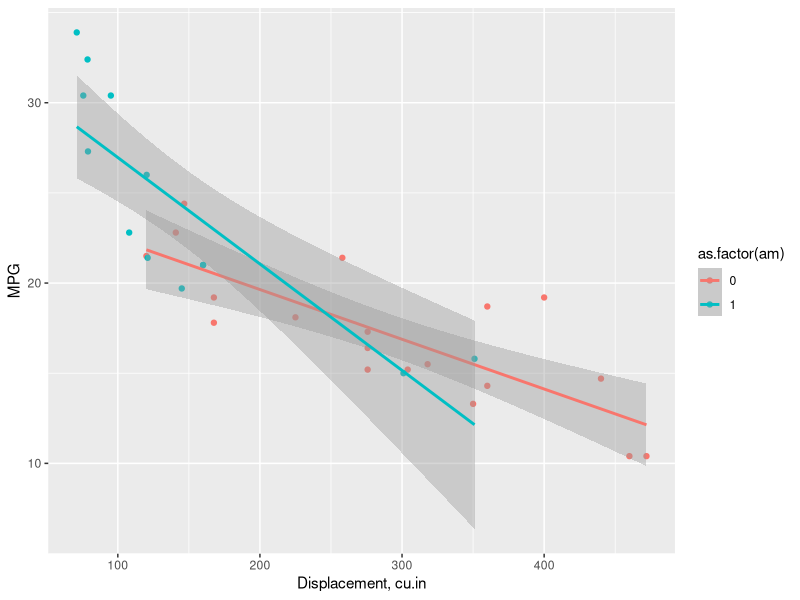
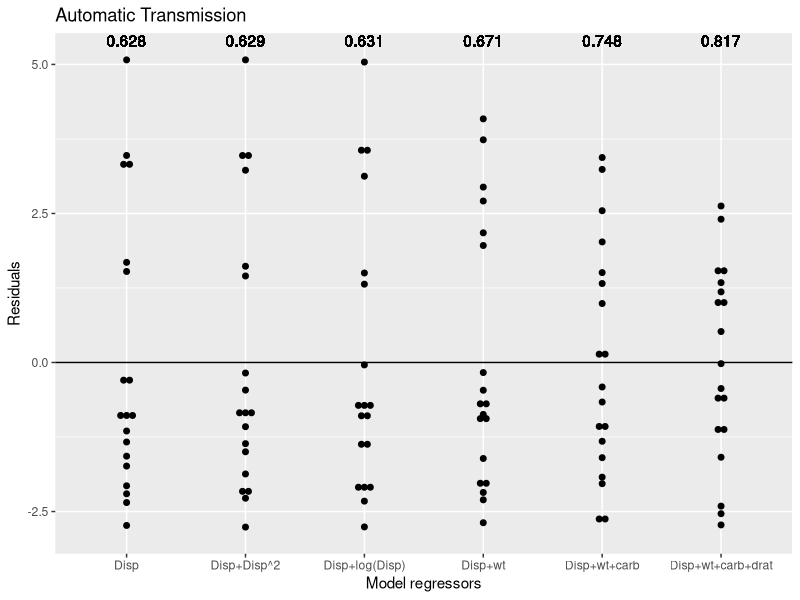
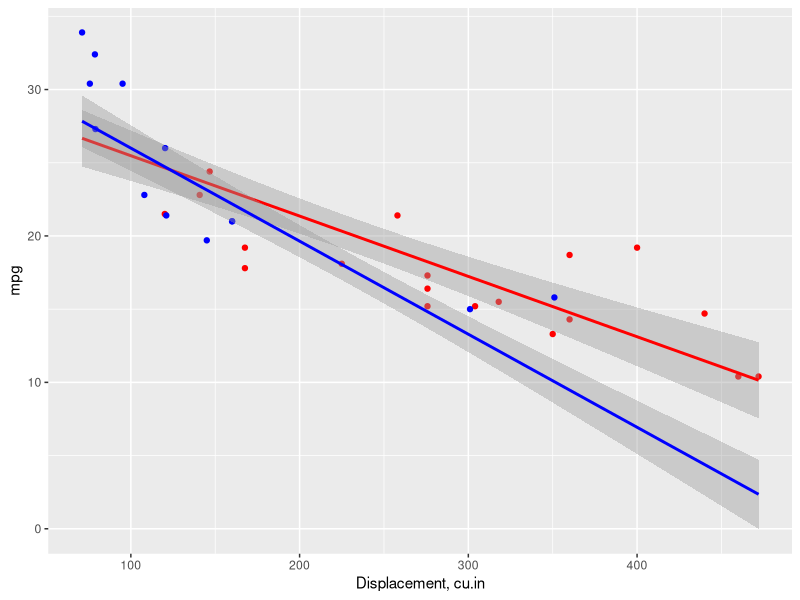

The R source for these figures, in order:
## ---- chunk 1
knitr::opts_chunk$set(echo = TRUE)
## ---- chunk 2
auto<-mtcars[mtcars$am==0,]
manu<-mtcars[mtcars$am==1,]
tran<-data.frame(c("average", "standard deviation", "length"),
                 c( mean(auto$mpg), sd(auto$mpg),  length(auto)),
                 c( mean(manu$mpg), sd(manu$mpg),  length(manu)))
names(tran)<-c("", "auto", "manu")
tran
sx<-tran$auto[2]; sy<-tran$manu[2]; mx<-tran$auto[1]; my<-tran$manu[1] 
nx<-tran$auto[3]; ny<-tran$manu[3]
## ---- chunk 3
df<-(sx^2/nx+sy^2/ny)^2/((sx^2/nx)^2/(nx-1)+(sy^2/ny)^2/(ny-1))
interval<-mx-my+c(-1,1)*qt(0.975, df)*sqrt(sx^2/nx+sy^2/ny)
interval
## ---- chunk 4
library(ggplot2)
qplot(disp, mpg, data=mtcars, color=as.factor(am), xlab="Displacement, cu.in", ylab="MPG")+ geom_smooth(method = "lm", formula=y~x)

## ---- chunk 5
library(car)
ll<-lm(mpg~., data = mtcars)
vif(ll)

## ---- chunk 6
eauto<-c(resid(lm(mpg~disp, data=auto)), resid(lm(mpg~disp+I(disp^2), data=auto)), 
         resid(lm(mpg~disp+I(log(disp)), data=auto)),resid(lm(mpg~disp+wt, data=auto)),
         resid(lm(mpg~disp+wt+carb, data=auto)),resid(lm(mpg~disp+wt+carb+drat, data=auto)))
fauto<-factor(c(rep("Disp", nrow(auto)), rep("Disp+Disp^2", nrow(auto)),
                rep("Disp+log(Disp)", nrow(auto)), rep("Disp+wt", nrow(auto)), 
                rep("Disp+wt+carb", nrow(auto)),rep("Disp+wt+carb+drat", nrow(auto))))
Ra21<-summary(lm(mpg~disp, data=auto))$r.squared
Ra22<-summary(lm(mpg~disp+I(disp^2), data=auto))$r.squared
Ra23<-summary(lm(mpg~disp+I(log(disp)), data=auto))$r.squared
Ra24<-summary(lm(mpg~disp+wt, data=auto))$r.squared
Ra25<-summary(lm(mpg~disp+wt+carb, data=auto))$r.squared
Ra26<-summary(lm(mpg~disp+wt+carb+drat, data=auto))$r.squared
ggplot(data.frame(eauto=eauto, fauto=fauto), aes(y=eauto, x=fauto))+
  geom_dotplot(binaxis = "y",  stackdir = "center", binwidth = 0.1)+
  geom_hline(yintercept=0)+xlab("Model regressors")+ylab("Residuals")+
  ggtitle("Automatic Transmission")+
  geom_text(data=NULL, x=1, y=5.4, label=round(Ra21,3))+
  geom_text(data=NULL, x=2, y=5.4, label=round(Ra22,3))+
  geom_text(data=NULL, x=3, y=5.4, label=round(Ra23,3))+
  geom_text(data=NULL, x=4, y=5.4, label=round(Ra24,3))+
  geom_text(data=NULL, x=5, y=5.4, label=round(Ra25,3))+
  geom_text(data=NULL, x=6, y=5.4, label=round(Ra26,3))
## ---- chunk 7
lla<-lm(mpg~disp+wt+carb+drat, data=auto)
llm<-lm(mpg~disp+wt+carb+drat, data=manu)
datacars<-mtcars
datacars$pra<-predict(lla, datacars)
datacars$prm<-predict(llm, datacars)
ggplot(datacars, aes(x=disp, y=mpg))+geom_point(data=datacars[datacars$am==0,],
  aes(x=disp, y=mpg),col="red")+geom_smooth(method="lm",  col="red")+
  geom_point(data=datacars[datacars$am==1,], aes(x=disp, y=mpg), col="blue")+
  geom_smooth(method="lm",  col="blue", aes(x=disp, y=prm))+xlab("Displacement, cu.in")
